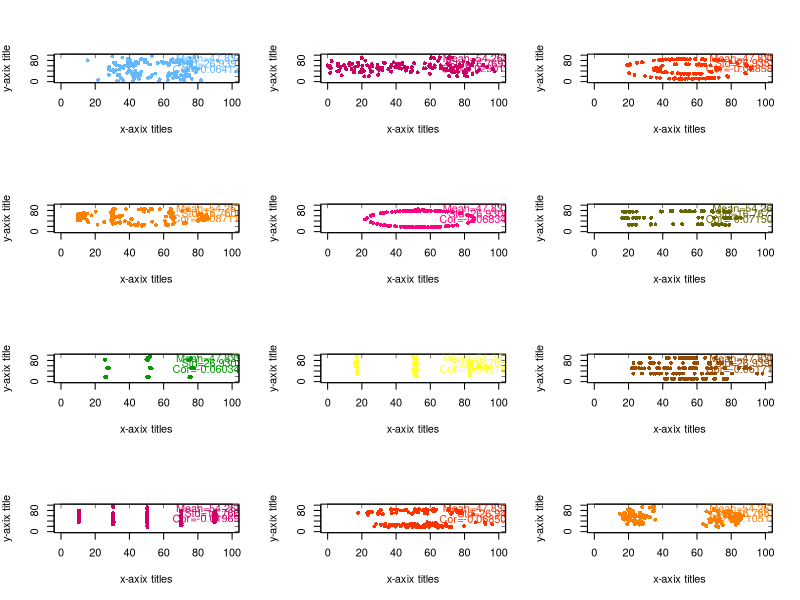

This figure's R source:
read_file= read.csv('BMM422_Data.csv',sep=";" )
new_file = read_file[-1,]

cols_number=ncol(new_file)
par(mfrow = c(4, 3))
calor_list <- list("steelblue1", "#CC0066", "#FF3300" ,"#FF8000", "#FF007F", "#666600","#009900","#FFFF33","#994C00", "#CC0066", "#FF3300" ,"#FF8000")
i=1
for (number in 1:12){
  calor=calor_list[number]
  
  x=new_file[ , c(number)]
  y=new_file[ , c(number+1)]
  mean_data=  mean(as.numeric(y))
  std_data=  sd(as.numeric(y))
  corr_data=  cor(as.numeric(x),as.numeric(y))
  
  plot(x,y
       , ylab=expression(paste("y-axix title"))
       , xlab=expression(paste("x-axix titles"))
       , ylim=c(0,100)
       , xlim=c(0,100)
       , pch=16
       , cex=0.8
       #, typ="l"
       , lty=3
       , lwd=3
       , col = calor_list[[number]]
  )
  #text(20,90, bquote(paste("11111")), family= "sans", cex=1,col = calor_list[[number]])
  text(90,90, bquote(paste("Mean"*'=', .(mean_data))), family= "sans", cex=1,col = calor_list[[number]])
  text(90,70, bquote(paste("Std"*'=', .(std_data))), family= "sans", cex=1,col = calor_list[[number]])
  text(90,50, bquote(paste("Cor"*'=', .(corr_data))), family= "sans", cex=1,col = calor_list[[number]])
  
  
  axis(4, labels=NA, tcl=0.3, lwd=0.9, lwd.ticks=0.5)
  axis(3, labels=NA, tcl=0.3, lwd=0.9, lwd.ticks=0.5)
  
  i=i+1
  
  
}






